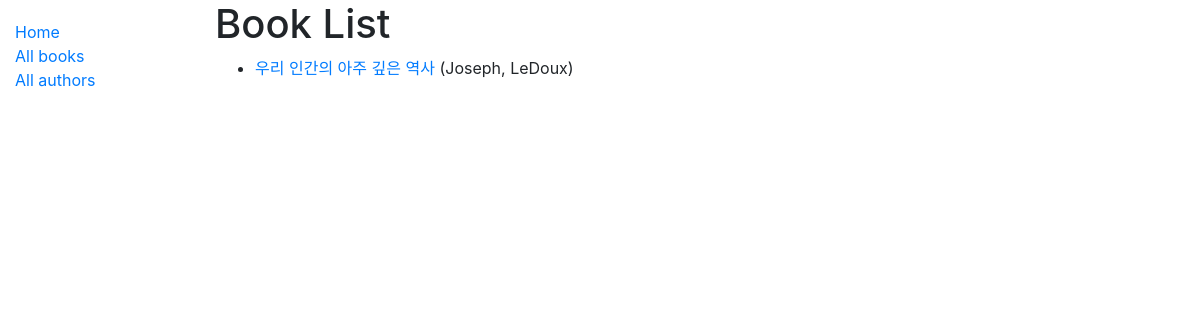
/catalog/books/, run on an earlier commit of the app's database.
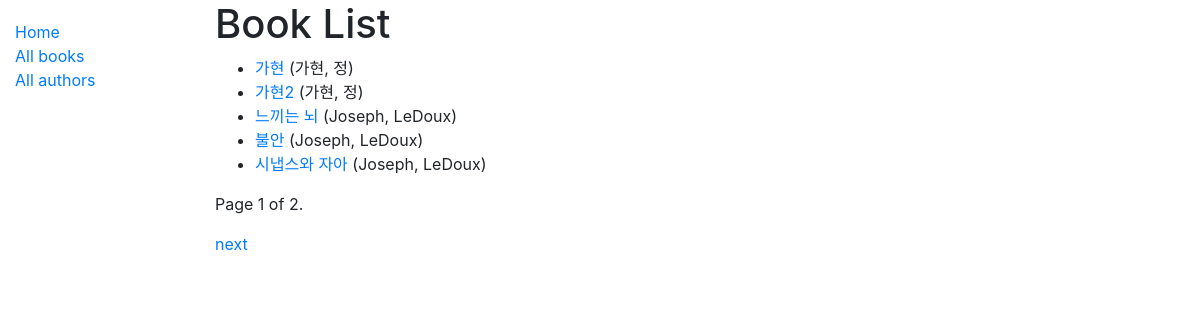
And on a later commit of the database.
### catalog/models.py (models this page shows, shortened)
class Book(models.Model):
    title = models.CharField(max_length=200)
    author = models.ForeignKey('Author', on_delete=models.RESTRICT, null=True)
    summary = models.TextField(
        max_length=1000, help_text="Enter a brief description of the book")
    isbn = models.CharField('ISBN', max_length=13,
                            unique=True,
                            help_text='13 Character <a href="https://www.isbn-international.org/content/what-isbn'
                                      '">ISBN number</a>')
    genre = models.ManyToManyField(
        Genre, help_text="Select a genre for this book")
    language = models.ForeignKey(
        'Language', on_delete=models.SET_NULL, null=True)
    class Meta:
        ordering = ['title', 'author']
    def display_genre(self):
        """ 장르의 문자열을 만듬. 관리에서 장르를 표시하려면 이 작업이 필요함"""
        return ', '.join([genre.name for genre in self.genre.all()[:3]])
    display_genre.short_description = 'Genre'
    def get_absolute_url(self):
        return reverse('book-detail', args=[str(self.id)])

class Author(models.Model):
    first_name = models.CharField(max_length=100)
    last_name = models.CharField(max_length=100)
    date_of_birth = models.DateField(null=True, blank=True)
    date_of_death = models.DateField('died', null=True, blank=True)
    class Meta:
        ordering = ['last_name', 'first_name']
    def __str__(self):
        return f'{self.last_name}, {self.first_name}'

### catalog/views.py (the view)
# urls.py: path('books/', views.BookListView.as_view(), name='books'),
class BookListView(generic.ListView):
    model = Book
    paginate_by = 5

### catalog/templates/catalog/book_list.html
{% extends "base_generic.html" %}
{% block content %}
    <h1>Book List</h1>
    {% if book_list %}
    <ul>
      {% for book in book_list %}
      <li>
        <a href="{{ book.get_absolute_url }}">{{ book.title }}</a> ({{book.author}})
      </li>
      {% endfor %}
    </ul>
    {% else %}
      <p>There are no books in the library.</p>
    {% endif %}
{% endblock %}

### catalog/templates/base_generic.html (shortened to what this page needs)
<!doctype html>
<html lang="en">
<head>
  <link rel="stylesheet" href="https://stackpath.bootstrapcdn.com/bootstrap/4.1.3/css/bootstrap.min.css">
  {% load static %}
  <link rel="stylesheet" href="{% static 'css/styles.css' %}">
</head>
<body>
  <div class="container-fluid">
    <div class="row">
      <div class="col-sm-2">
      {% block sidebar %}
        <ul class="sidebar-nav">
          <li><a href="{% url 'index' %}">Home</a></li>
          <li><a href="{% url 'books' %}">All books</a></li>
          <li><a href="{% url 'authors' %}">All authors</a></li>
        </ul>
     {% endblock %}
      </div>
      <div class="col-sm-10 ">
        {% block content %}{% endblock %}
        {% block pagination %}
          {% if is_paginated %}
            <div class="pagination">
              <span class="page-links">
                <span class="page-current">
                  <p>Page {{ page_obj.number }} of {{ page_obj.paginator.num_pages }}.</p>
                </span>
                {% if page_obj.has_next %}
                  <a href="{{ request.path }}?page={{ page_obj.next_page_number }}">next</a>
                {% endif %}
              </span>
            </div>
          {% endif %}
        {% endblock %}
    </div>
    </div>
  </div>
</body>
</html>

What changed in the data, as far as the page shows it:
no longer on this page (row unchanged): Book: title "우리 인간의 아주 깊은 역사", author "Joseph, LeDoux"
added Book: title "가현", author "가현, 정"
added Book: title "가현2", author "가현, 정"
added Book: title "느끼는 뇌", author "Joseph, LeDoux"
added Book: title "불안", author "Joseph, LeDoux"
added Book: title "시냅스와 자아", author "Joseph, LeDoux"
Also different on the page:
{{ page_obj.number }}: (not shown) → "1"
{{ page_obj.paginator.num_pages }}: (not shown) → "2"
text now shown: "Page of . next"
